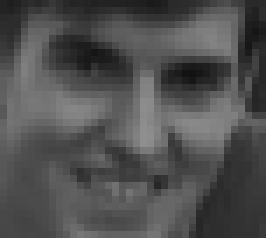
//> input picture Final_exam/face_ref.bmp, 38 x 34 px (shown 7 times larger)
$ ./소스   (built with g++ and OpenCV 4)
//> lines starting //> are read from the running program, lines starting //| are printed output that depends on the picture; after the words box and inside, x2 and y2 are one past the last pixel; in counts of white or black regions, pixels touching at a corner belong together
#include<opencv2/imgproc.hpp>
#include<opencv2/photo.hpp>
#include<opencv2/highgui.hpp>
#include<stdlib.h>
#include<iostream>
#include<stdio.h>
#pragma warning(disable: 4996)


using namespace cv;
using namespace std;
static int uniform[256] =
{
	0,1,2,3,4,58,5,6,7,58,58,58,8,58,9,10,11,58,58,58,58,58,58,58,12,58,58,58,13,58,
	14,15,16,58,58,58,58,58,58,58,58,58,58,58,58,58,58,58,17,58,58,58,58,58,58,58,18,
	58,58,58,19,58,20,21,22,58,58,58,58,58,58,58,58,58,58,58,58,58,58,58,58,58,58,58,
	58,58,58,58,58,58,58,58,58,58,58,58,23,58,58,58,58,58,58,58,58,58,58,58,58,58,
	58,58,24,58,58,58,58,58,58,58,25,58,58,58,26,58,27,28,29,30,58,31,58,58,58,32,58,
	58,58,58,58,58,58,33,58,58,58,58,58,58,58,58,58,58,58,58,58,58,58,34,58,58,58,58,
	58,58,58,58,58,58,58,58,58,58,58,58,58,58,58,58,58,58,58,58,58,58,58,58,58,58,
	58,35,36,37,58,38,58,58,58,39,58,58,58,58,58,58,58,40,58,58,58,58,58,58,58,58,58,
	58,58,58,58,58,58,41,42,43,58,44,58,58,58,45,58,58,58,58,58,58,58,46,47,48,58,49,
	58,58,58,50,51,52,58,53,54,55,56,57
};

/// <summary>
/// Gradient 구하는 함수
/// </summary>
/// <param name="in">: 입력 이미지 </param>
/// <param name="r">: 입력 이미지 세로 길이 </param>
/// <param name="c">: 입력 이미지 가로 길이 </param>
/// <param name="X">: X방향 Gradient 저장 </param>
/// <param name="Y">: Y방향 Gradient 저장 </param>
// [217 lines left out: functions Grad, make_histo, HOG_descriptor, cal_R, cornerMap, cornerCircle and 1 more, not called in this run]
/// <summary>
/// LBP 구하는 함수
/// </summary>
/// <param name="in">: 입력 이미지 </param>
/// <param name="bi">: 출력 이미지 </param>
/// <param name="uni">: uniform 적용 여부</param>
Mat cal_LBP(Mat in, int uni) {
	int val;
	cvtColor(in, in, COLOR_BGR2GRAY);
	Mat bi = Mat::zeros(in.rows, in.cols, CV_8UC1);
	for (int y = 0; y < in.rows; y++) {
		for (int x = 0; x < in.cols; x++) {
			val = in.at<uchar>(y, x);
			if (x == 0) {
				if (y == 0) {
					bi.at<uchar>(0, 0) += (val < in.at<uchar>(y, x + 1)) ? 32 : 0;
					bi.at<uchar>(0, 0) += (val < in.at<uchar>(y + 1, x + 1)) ? 16 : 0;
					bi.at<uchar>(0, 0) += (val < in.at<uchar>(y + 1, x)) ? 8 : 0;
				}
				else if (y == in.rows - 1) {
					bi.at<uchar>(in.rows - 1, 0) += (val < in.at<uchar>(y - 1, x)) ? 128 : 0;
					bi.at<uchar>(in.rows - 1, 0) += (val < in.at<uchar>(y - 1, x + 1)) ? 64 : 0;
					bi.at<uchar>(in.rows - 1, 0) += (val < in.at<uchar>(y, x + 1)) ? 32 : 0;
				}
				else {
					bi.at<uchar>(y, x) += (val < in.at<uchar>(y - 1, x)) ? 128 : 0;
					bi.at<uchar>(y, x) += (val < in.at<uchar>(y - 1, x + 1)) ? 64 : 0;
					bi.at<uchar>(y, x) += (val < in.at<uchar>(y, x + 1)) ? 32 : 0;
					bi.at<uchar>(y, x) += (val < in.at<uchar>(y + 1, x + 1)) ? 16 : 0;
					bi.at<uchar>(y, x) += (val < in.at<uchar>(y + 1, x)) ? 8 : 0;
				}
			}
			else if (x == in.cols - 1) {
				if (y == 0) {
					bi.at<uchar>(y, x) += (val < in.at<uchar>(y + 1, x)) ? 8 : 0;
					bi.at<uchar>(y, x) += (val < in.at<uchar>(y + 1, x - 1)) ? 4 : 0;
					bi.at<uchar>(y, x) += (val < in.at<uchar>(y, x - 1)) ? 2 : 0;
				}
				else if (y == in.rows - 1) {
					bi.at<uchar>(y, x) += (val < in.at<uchar>(y - 1, x)) ? 128 : 0;
					bi.at<uchar>(y, x) += (val < in.at<uchar>(y, x - 1)) ? 2 : 0;
					bi.at<uchar>(y, x) += (val < in.at<uchar>(y - 1, x - 1)) ? 1 : 0;
				}
				else {
					bi.at<uchar>(y, x) += (val < in.at<uchar>(y - 1, x)) ? 128 : 0;
					bi.at<uchar>(y, x) += (val < in.at<uchar>(y + 1, x)) ? 8 : 0;
					bi.at<uchar>(y, x) += (val < in.at<uchar>(y + 1, x - 1)) ? 4 : 0;
					bi.at<uchar>(y, x) += (val < in.at<uchar>(y, x - 1)) ? 2 : 0;
					bi.at<uchar>(y, x) += (val < in.at<uchar>(y - 1, x - 1)) ? 1 : 0;
				}
			}
			else if (y == 0) {
				bi.at<uchar>(y, x) += (val < in.at<uchar>(y, x + 1)) ? 32 : 0;
				bi.at<uchar>(y, x) += (val < in.at<uchar>(y + 1, x + 1)) ? 16 : 0;
				bi.at<uchar>(y, x) += (val < in.at<uchar>(y + 1, x)) ? 8 : 0;
				bi.at<uchar>(y, x) += (val < in.at<uchar>(y + 1, x - 1)) ? 4 : 0;
				bi.at<uchar>(y, x) += (val < in.at<uchar>(y, x - 1)) ? 2 : 0;
			}
			else if (y == in.rows - 1) {
				bi.at<uchar>(y, x) += (val < in.at<uchar>(y - 1, x)) ? 128 : 0;
				bi.at<uchar>(y, x) += (val < in.at<uchar>(y - 1, x + 1)) ? 64 : 0;
				bi.at<uchar>(y, x) += (val < in.at<uchar>(y, x + 1)) ? 32 : 0;
				bi.at<uchar>(y, x) += (val < in.at<uchar>(y, x - 1)) ? 2 : 0;
				bi.at<uchar>(y, x) += (val < in.at<uchar>(y - 1, x - 1)) ? 1 : 0;
			}
			else {
				bi.at<uchar>(y, x) += (val < in.at<uchar>(y - 1, x)) ? 128 : 0;
				bi.at<uchar>(y, x) += (val < in.at<uchar>(y - 1, x + 1)) ? 64 : 0;
				bi.at<uchar>(y, x) += (val < in.at<uchar>(y, x + 1)) ? 32 : 0;
				bi.at<uchar>(y, x) += (val < in.at<uchar>(y + 1, x + 1)) ? 16 : 0;
				bi.at<uchar>(y, x) += (val < in.at<uchar>(y + 1, x)) ? 8 : 0;
				bi.at<uchar>(y, x) += (val < in.at<uchar>(y + 1, x - 1)) ? 4 : 0;
				bi.at<uchar>(y, x) += (val < in.at<uchar>(y, x - 1)) ? 2 : 0;
				bi.at<uchar>(y, x) += (val < in.at<uchar>(y - 1, x - 1)) ? 1 : 0;
			}
		}
	}
	if (uni == 1) {
		for (int i = 0; i < in.cols; i++) {
			for (int j = 0; j < in.rows; j++) {
				int temp = bi.at<uchar>(j, i);
				bi.at<uchar>(j, i) = uniform[temp];
			}
		}
	}
	return bi;
}

/// <summary>
/// LBP Histogram 만드는 함수
/// </summary>
/// <param name="en">: 입력 이미지 </param>
/// <param name="bi">: LBP 이미지 </param>
/// <param name="histo">: LBP Histogram 변수 </param>
void makeLBPhisto(Mat bi, float** histo) {
	int count = 0; // histogram 줄 표시용
	int val;
	for (int y = 0; y <= bi.rows - 32; y += 16) {
		for (int x = 0; x <= bi.cols - 32; x += 16) {

			for (int j = 0; j < 32; j++) {
				for (int i = 0; i < 32; i++) {
					val = (int)bi.at<uchar>(y + j, x + i);
					histo[count][val] += 1. / 256.;
				}
			}
			count++;
		}
	}
}
/// <summary>
/// 2개 이미지의 LBP Histogram을 비교한 값을 반환 하는 함수
/// </summary>
/// <param name="img1">: 이미지 1</param>
/// <param name="img2">: 이미지 2</param>
/// <param name="histo1">: 이미지 1의  histo</param>
/// <param name="histo2">: 이미지 2의 histo</param>
/// <param name="uni_flag">: 유니폼 적용 여부</param>
/// <returns>:LBP Histogram 차이 </returns>
float compLBP(Mat img1, Mat img2, float** histo1, float** histo2, int uni_flag = 0) {
	Mat bi1, bi2;
	bi1 = cal_LBP(img1, uni_flag);
	bi2 = cal_LBP(img2, uni_flag);
	makeLBPhisto(bi1, histo1);
	makeLBPhisto(bi2, histo2);
	float differ = 0.;
	for (int i = 0; i < (img1.rows / 16 - 1) * (img1.cols / 16 - 1); i++) {
		for (int a = 0; a < 256; a++) {
			differ += (histo1[i][a] - histo2[i][a] > 0) ? histo1[i][a] - histo2[i][a] : histo2[i][a] - histo1[i][a];
		}
	}
	return differ;
}
// [48 lines left out: functions limit, myResize, not called in this run]


void main() {
	Mat ref = imread("face_ref.bmp", IMREAD_COLOR);
//> ref is the input picture: 34 rows x 38 cols, CV_8UC3; min 18, max 143, mean 79.9
	Mat tar = imread("face_tar.bmp", IMREAD_COLOR);
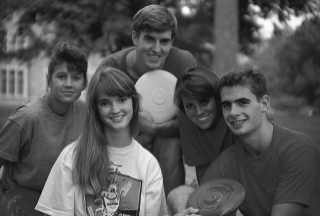
//> input picture Final_exam/face_tar.bmp, 320 x 216 px
//> tar is the input picture: 216 rows x 320 cols, CV_8UC3; min 16, max 253, mean 85.6
	Mat result = imread("face_tar.bmp", IMREAD_COLOR);
	Mat window;
	float** ref_histo, ** tar_histo;
	ref_histo = (float**)calloc(1, sizeof(float*));
	ref_histo[0] = (float*)calloc(256, sizeof(float));
	tar_histo = (float**)calloc(1, sizeof(float*));
	tar_histo[0] = (float*)calloc(256, sizeof(float));
	Rect bounds(0, 0, tar.cols, tar.rows);
//> bounds = Rect(0, 0, 320, 216)
	float differ;
	for (int j = 0; j <= tar.rows - 32; j++) {
		for (int i = 0; i <= tar.cols - 32; i++) {
			for (int a = 0; a < 256; a++) {
				ref_histo[0][a] = 0.;
				tar_histo[0][a] = 0.;
			}
			differ = 0.;
			Rect sq(i, j, 32, 32);
			window = tar(bounds & sq).clone();


			differ = compLBP(ref, window, ref_histo, tar_histo, 1);
			if (differ < 1.) {
				rectangle(result, Rect(i, j, 32, 32), Scalar(0, 0, 255));
				printf("%d, %d : %f\n", i, j, differ);
			}


		}
	}
//> this loop made 185 passes
//> differ on passes 1 to 3: 1.66, 1.7, 1.8
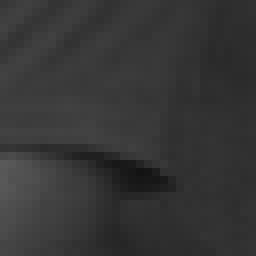
//> window: 32 rows x 32 cols, CV_8UC3 (shown 8 times larger); min 19, max 89, mean 53.8
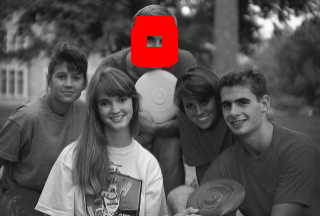
//> result: 216 rows x 320 cols, CV_8UC3; 3.04% of pixels changed, all inside (x1, y1, x2, y2) = (131, 16, 178, 67)
//> after the loop, differ = 2.9
	imshow("result", result);
	waitKey(0);


}
// resize
/*Mat img = imread("Lenna.png", IMREAD_COLOR);
	Mat result;
	printf("width : %d\t height : %d\n", img.cols, img.rows);
	result = Mat(300, 400, CV_8UC3);
	myResize(img, img, 400, 300);
	printf("width : %d\t height : %d\n", img.cols, img.rows);

	imshow("before", img);
	waitKey(0);*/

// HOG Descriptor
/*Mat img = imread("Lenna.png", IMREAD_COLOR);
	float* X, * Y, * histo;
	X = (float*)calloc(img.cols * img.rows, sizeof(float));
	Y = (float*)calloc(img.cols * img.rows, sizeof(float));
	histo = (float*)calloc((img.cols / 8 - 1) * (img.rows / 8 - 1) * 9, sizeof(float));
	HOG_descriptor(img, X, Y, histo);
	printf("dd");*/

// Harris Corner Detect
/*Mat img = imread("Overay_Text.jpg", IMREAD_COLOR);
float* X = (float*)calloc(img.cols * img.rows, sizeof(float));
float* Y = (float*)calloc(img.cols * img.rows, sizeof(float));
float* R = (float*)calloc(img.cols * img.rows, sizeof(float));
Mat result = HarrisCornerDetect(img, img.rows, img.cols, X, Y, R, 5000, 1);
imshow("result", result);
waitKey(0);*/

// LBP Histogram
/*	Mat img1 = imread("img_1.jpg", IMREAD_COLOR);
	Mat img2 = imread("img_2.jpg", IMREAD_COLOR);
	Mat img3 = imread("img_3.jpg", IMREAD_COLOR);

	resize(img1, img1, Size(160, 160));
	resize(img2, img2, Size(160, 160));
	resize(img3, img3, Size(160, 160));
	float** histo1 = (float**)calloc((img1.rows / 16 - 1) * (img1.cols / 16 - 1), sizeof(float*));
	for (int i = 0; i < (img1.rows / 16 - 1) * (img1.cols / 16 - 1); i++) {
		histo1[i] = (float*)calloc(256, sizeof(float));
	}
	float** histo2 = (float**)calloc((img1.rows / 16 - 1) * (img1.cols / 16 - 1), sizeof(float*));
	for (int i = 0; i < (img1.rows / 16 - 1) * (img1.cols / 16 - 1); i++) {
		histo2[i] = (float*)calloc(256, sizeof(float));
	}
	float** histo3 = (float**)calloc((img1.rows / 16 - 1) * (img1.cols / 16 - 1), sizeof(float*));
	for (int i = 0; i < (img1.rows / 16 - 1) * (img1.cols / 16 - 1); i++) {
		histo3[i] = (float*)calloc(256, sizeof(float));
	}
	printf("%f\n", compLBP(img1, img2, histo1, histo2, 1));
	printf("%f\n", compLBP(img1, img3, histo1, histo3, 1));*/
